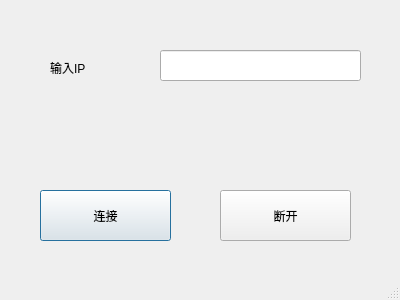
<?xml version="1.0" encoding="UTF-8"?>
<ui version="4.0">
 <class>Dialog</class>
 <widget class="QDialog" name="Dialog">
  <property name="geometry">
   <rect>
    <x>0</x>
    <y>0</y>
    <width>400</width>
    <height>300</height>
   </rect>
  </property>
  <property name="windowTitle">
   <string>Dialog</string>
  </property>
  <property name="sizeGripEnabled">
   <bool>true</bool>
  </property>
  <widget class="QPushButton" name="btn_conn">
   <property name="geometry">
    <rect>
     <x>40</x>
     <y>190</y>
     <width>131</width>
     <height>51</height>
    </rect>
   </property>
   <property name="text">
    <string>连接</string>
   </property>
  </widget>
  <widget class="QPushButton" name="btn_disconn">
   <property name="geometry">
    <rect>
     <x>220</x>
     <y>190</y>
     <width>131</width>
     <height>51</height>
    </rect>
   </property>
   <property name="text">
    <string>断开</string>
   </property>
  </widget>
  <widget class="QLineEdit" name="le_ip">
   <property name="geometry">
    <rect>
     <x>160</x>
     <y>50</y>
     <width>201</width>
     <height>31</height>
    </rect>
   </property>
  </widget>
  <widget class="QLabel" name="label">
   <property name="geometry">
    <rect>
     <x>50</x>
     <y>60</y>
     <width>72</width>
     <height>15</height>
    </rect>
   </property>
   <property name="text">
    <string>输入IP</string>
   </property>
  </widget>
  <zorder>btn_conn</zorder>
  <zorder>btn_disconn</zorder>
  <zorder>le_ip</zorder>
  <zorder>label</zorder>
  <zorder>le_ip</zorder>
  <zorder>label</zorder>
 </widget>
 <resources/>
 <connections/>
</ui>
